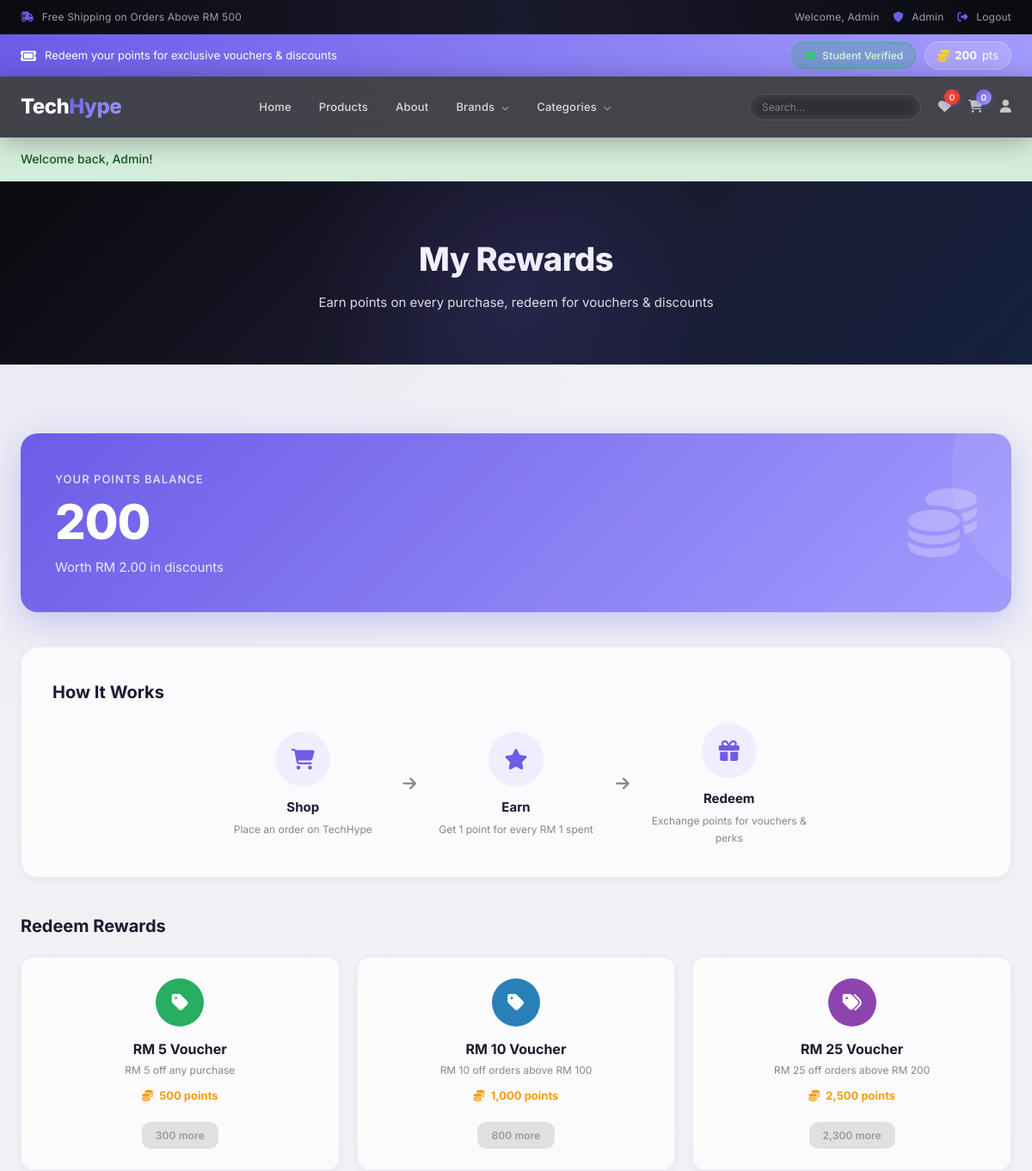
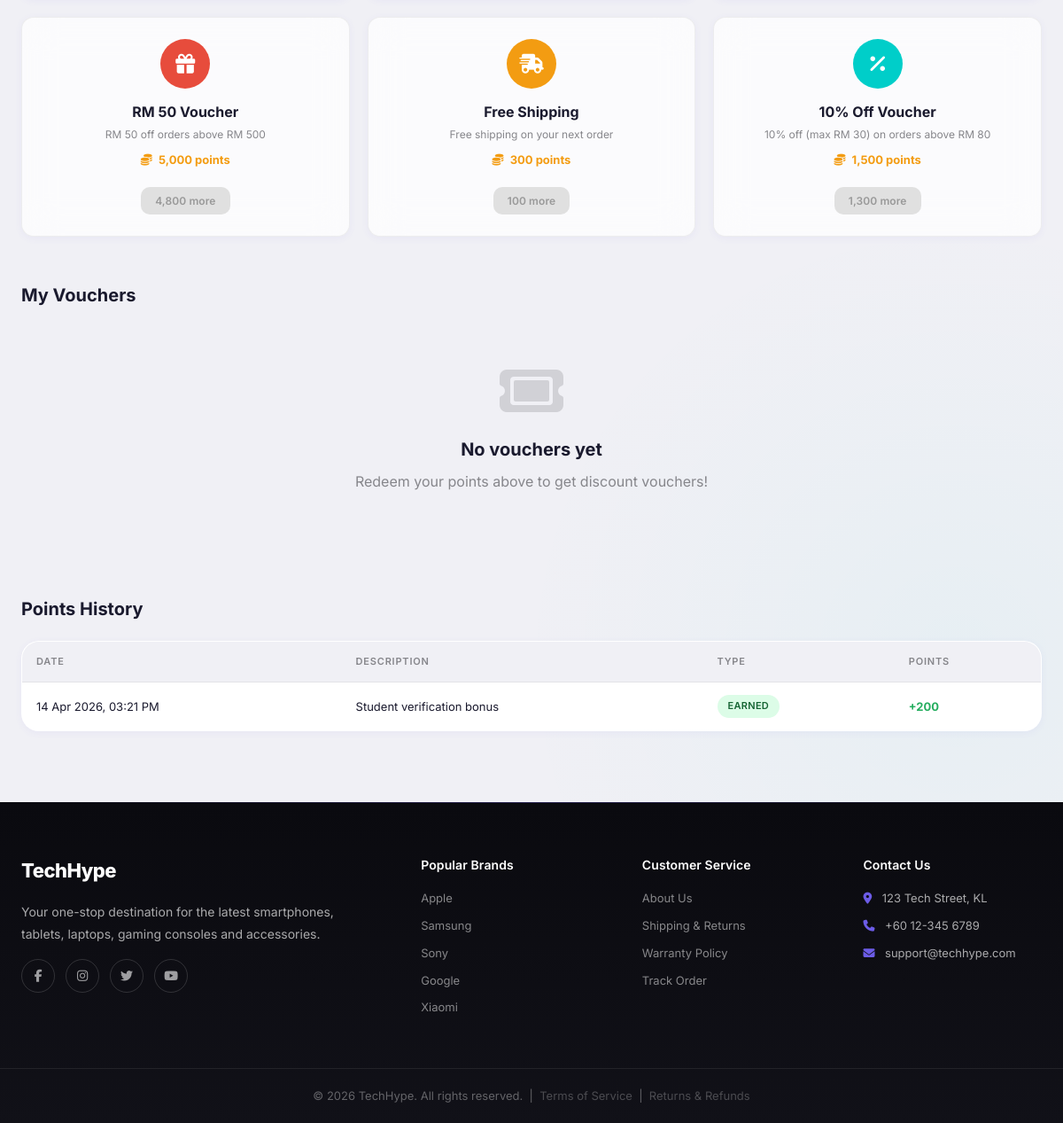
The app's page /app/rewards.php (signed in) with its own data (2 pictures, top to bottom).
### tables this page shows
CREATE TABLE `points_log` (
  `id` int(11) NOT NULL,
  `user_id` int(11) NOT NULL,
  `points` int(11) NOT NULL,
  `type` enum('earn','redeem','refund') NOT NULL,
  `description` varchar(255) NOT NULL,
  `order_id` int(11) DEFAULT NULL,
  `created_at` datetime DEFAULT current_timestamp()
);

### app/_base.php (called while the page is built, shortened)
<?php
$db = new PDO('mysql:host=localhost;dbname=techhype;charset=utf8mb4', 'root', '', [
    PDO::ATTR_ERRMODE => PDO::ERRMODE_EXCEPTION,
    PDO::ATTR_DEFAULT_FETCH_MODE => PDO::FETCH_OBJ,
]);
function is_login() {
    return isset($_SESSION['user']);
}
function auth() {
    return $_SESSION['user'] ?? null;
}
function clean($value) {
    return htmlspecialchars(trim($value), ENT_QUOTES, 'UTF-8');
}
function format_price($price) {
    return 'RM ' . number_format($price, 2);
}
$db->exec("CREATE TABLE IF NOT EXISTS points_log (
    id INT AUTO_INCREMENT PRIMARY KEY,
    user_id INT NOT NULL,
    points INT NOT NULL,
    type ENUM('earn','redeem','refund') NOT NULL,
    description VARCHAR(255) NOT NULL,
    order_id INT DEFAULT NULL,
    created_at DATETIME DEFAULT CURRENT_TIMESTAMP,
    FOREIGN KEY (user_id) REFERENCES users(id) ON DELETE CASCADE,
    FOREIGN KEY (order_id) REFERENCES orders(id) ON DELETE SET NULL
) ENGINE=InnoDB DEFAULT CHARSET=utf8mb4");
$db->exec("CREATE TABLE IF NOT EXISTS vouchers (
    id INT AUTO_INCREMENT PRIMARY KEY,
    user_id INT NOT NULL,
    code VARCHAR(20) NOT NULL UNIQUE,
    type ENUM('fixed','percent','shipping') NOT NULL,
    value DECIMAL(10,2) NOT NULL DEFAULT 0,
    max_discount DECIMAL(10,2) DEFAULT NULL,
    min_spend DECIMAL(10,2) DEFAULT 0,
    status ENUM('active','used','expired') DEFAULT 'active',
    used_order_id INT DEFAULT NULL,
    expires_at DATETIME NOT NULL,
    created_at DATETIME DEFAULT CURRENT_TIMESTAMP,
    FOREIGN KEY (user_id) REFERENCES users(id) ON DELETE CASCADE
) ENGINE=InnoDB DEFAULT CHARSET=utf8mb4");
$db->exec("CREATE TABLE IF NOT EXISTS login_attempts (
    id INT AUTO_INCREMENT PRIMARY KEY,
    email VARCHAR(100) NOT NULL,
    ip_address VARCHAR(45) NOT NULL,
    attempted_at DATETIME DEFAULT CURRENT_TIMESTAMP,
    INDEX idx_email (email),
    INDEX idx_ip (ip_address)
) ENGINE=InnoDB DEFAULT CHARSET=utf8mb4");
try {
    $db->exec("ALTER TABLE users MODIFY COLUMN status ENUM('active','inactive','blocked') DEFAULT 'active'");
} catch (Exception $e) {}
$db->exec("CREATE TABLE IF NOT EXISTS student_verifications (
    id INT AUTO_INCREMENT PRIMARY KEY,
    user_id INT NOT NULL UNIQUE,
    student_id VARCHAR(50) NOT NULL,
    university VARCHAR(150) NOT NULL,
    student_email VARCHAR(150) NOT NULL,
    status ENUM('pending','verified','rejected') DEFAULT 'verified',
    created_at DATETIME DEFAULT CURRENT_TIMESTAMP,
    FOREIGN KEY (user_id) REFERENCES users(id) ON DELETE CASCADE
) ENGINE=InnoDB DEFAULT CHARSET=utf8mb4");
function get_points_balance() {
    global $db;
    $stm = $db->prepare('SELECT COALESCE(SUM(points), 0) FROM points_log WHERE user_id = ?');
    $stm->execute([auth()->id]);
    return (int)$stm->fetchColumn();
}
function points_to_rm($points) {
    return $points / 100;
}
function get_rewards_catalog() {
    return [
        ['id' => 'rm5',      'name' => 'RM 5 Voucher',           'desc' => 'RM 5 off any purchase',                    'points' => 500,   'icon' => 'fa-tag',            'type' => 'fixed',    'value' => 5,    'max_discount' => null, 'min_spend' => 50,   'color' => '#27ae60'],
        ['id' => 'rm10',     'name' => 'RM 10 Voucher',          'desc' => 'RM 10 off orders above RM 100',            'points' => 1000,  'icon' => 'fa-tag',            'type' => 'fixed',    'value' => 10,   'max_discount' => null, 'min_spend' => 100,  'color' => '#2980b9'],
        ['id' => 'rm25',     'name' => 'RM 25 Voucher',          'desc' => 'RM 25 off orders above RM 200',            'points' => 2500,  'icon' => 'fa-tags',           'type' => 'fixed',    'value' => 25,   'max_discount' => null, 'min_spend' => 200,  'color' => '#8e44ad'],
        ['id' => 'rm50',     'name' => 'RM 50 Voucher',          'desc' => 'RM 50 off orders above RM 500',            'points' => 5000,  'icon' => 'fa-gift',           'type' => 'fixed',    'value' => 50,   'max_discount' => null, 'min_spend' => 500,  'color' => '#e74c3c'],
        ['id' => 'ship',     'name' => 'Free Shipping',          'desc' => 'Free shipping on your next order',         'points' => 300,   'icon' => 'fa-truck-fast',     'type' => 'shipping', 'value' => 15,   'max_discount' => 15,   'min_spend' => 0,    'color' => '#f39c12'],
        ['id' => 'pct10',    'name' => '10% Off Voucher',        'desc' => '10% off (max RM 30) on orders above RM 80','points' => 1500,  'icon' => 'fa-percent',        'type' => 'percent',  'value' => 10,   'max_discount' => 30,   'min_spend' => 80,   'color' => '#00cec9'],
    ];
}

### app/rewards.php (the view, shortened to what this page needs)
<?php
include '_base.php';
$user = auth();
$catalog = get_rewards_catalog();
$balance = get_points_balance();
$vouchers = get_user_vouchers($user->id);
$stm = $db->prepare('SELECT * FROM points_log WHERE user_id = ? ORDER BY created_at DESC LIMIT 50');
$stm->execute([$user->id]);
$history = $stm->fetchAll();
include '_head.php';
?>
<section class="brand-header" style="background: #1d1d1f;">
    <div class="container">
        <h1>My Rewards</h1>
        <p>Earn points on every purchase, redeem for vouchers & discounts</p>
    </div>
</section>
<section class="section">
    <div class="container">
        <div class="rewards-balance-card">
            <div class="rewards-balance-left">
                <span class="rewards-label">Your Points Balance</span>
                <div class="rewards-points"><?= number_format($balance) ?></div>
                <span class="rewards-value">Worth <?= format_price(points_to_rm($balance)) ?> in discounts</span>
            </div>
            <div class="rewards-balance-right">
                <i class="fa-solid fa-coins"></i>
            </div>
        </div>
        <div class="rewards-how">
            <h3 class="rewards-section-title">How It Works</h3>
            <div class="rewards-steps">
                <div class="rewards-step">
                    <div class="rewards-step-icon"><i class="fa-solid fa-cart-shopping"></i></div>
                    <h4>Shop</h4>
                    <p>Place an order on TechHype</p>
                </div>
                <div class="rewards-step-arrow"><i class="fa-solid fa-arrow-right"></i></div>
                <div class="rewards-step">
                    <div class="rewards-step-icon"><i class="fa-solid fa-star"></i></div>
                    <h4>Earn</h4>
                    <p>Get 1 point for every RM 1 spent</p>
                </div>
                <div class="rewards-step-arrow"><i class="fa-solid fa-arrow-right"></i></div>
                <div class="rewards-step">
                    <div class="rewards-step-icon"><i class="fa-solid fa-gift"></i></div>
                    <h4>Redeem</h4>
                    <p>Exchange points for vouchers & perks</p>
                </div>
            </div>
        </div>
        <h3 class="rewards-section-title">Redeem Rewards</h3>
        <div class="rewards-grid">
            <?php foreach ($catalog as $r): ?>
            <div class="reward-card">
                <div class="reward-card-icon" style="background: <?= $r['color'] ?>;">
                    <i class="fa-solid <?= $r['icon'] ?>"></i>
                </div>
                <div class="reward-card-info">
                    <h4><?= $r['name'] ?></h4>
                    <p><?= $r['desc'] ?></p>
                    <div class="reward-card-cost">
                        <i class="fa-solid fa-coins"></i> <?= number_format($r['points']) ?> points
                    </div>
                </div>
                <form method="POST">
                    <?php if ($balance >= $r['points']): ?>
                    <button type="submit" name="redeem_reward" value="<?= $r['id'] ?>" class="btn btn-primary btn-sm" onclick="return confirm('Redeem <?= $r['name'] ?> for <?= number_format($r['points']) ?> points?')">Redeem</button>
                    <?php else: ?>
                    <button type="button" class="btn btn-sm btn-disabled" disabled title="Need <?= number_format($r['points'] - $balance) ?> more points">
                        <?= number_format($r['points'] - $balance) ?> more
                    </button>
                    <?php endif; ?>
                </form>
            </div>
            <?php endforeach; ?>
        </div>
        <h3 class="rewards-section-title" style="margin-top:50px;">My Vouchers</h3>
        <?php if (empty($vouchers)): ?>
            <div class="empty-state" style="padding:40px;">
                <i class="fa-solid fa-ticket"></i>
                <h3>No vouchers yet</h3>
                <p>Redeem your points above to get discount vouchers!</p>
            </div>
        <?php endif; ?>
        <h3 class="rewards-section-title" style="margin-top:50px;">Points History</h3>
        <?php if (empty($history)): ?>
            <div class="empty-state">
                <i class="fa-solid fa-coins"></i>
                <h3>No points yet</h3>
                <p>Start shopping to earn reward points!</p>
                <a href="<?= $base ?>/products.php" class="btn btn-primary">Shop Now</a>
            </div>
        <?php else: ?>
        <table class="data-table">
            <thead>
                <tr>
                    <th>Date</th>
                    <th>Description</th>
                    <th>Type</th>
                    <th>Points</th>
                </tr>
            </thead>
            <tbody>
                <?php foreach ($history as $h): ?>
                <tr>
                    <td><?= date('d M Y, h:i A', strtotime($h->created_at)) ?></td>
                    <td><?= clean($h->description) ?></td>
                    <td>
                        <?php if ($h->type === 'earn'): ?>
                            <span class="status-badge status-active">Earned</span>
                        <?php elseif ($h->type === 'redeem'): ?>
                            <span class="status-badge status-pending">Redeemed</span>
                        <?php else: ?>
                            <span class="status-badge status-cancelled">Refund</span>
                        <?php endif; ?>
                    </td>
                    <td class="points-<?= $h->points > 0 ? 'positive' : 'negative' ?>">
                        <?= $h->points > 0 ? '+' : '' ?><?= number_format($h->points) ?>
                    </td>
                </tr>
                <?php endforeach; ?>
            </tbody>
        </table>
        <?php endif; ?>
    </div>
</section>
<?php include '_foot.php'; ?>

### records on screen
points_log: created_at "14 Apr 2026, 03:21 PM", description "Student verification bonus", type "EARNED", points "200"

### other values on screen
auth()->name "Admin"
$__pointsBal "200"
wishlist_count() "0"
cart_count() "0"
$flash['message'] "Welcome back, Admin!"
$balance "200"
format_price(points_to_rm($balance)) "RM 2.00"
$r['name'] "RM 5 Voucher"
$r['desc'] "RM 5 off any purchase"
$r['points'] "500"
$r['points'] - $balance "300"
$r['name'] "RM 10 Voucher"
$r['desc'] "RM 10 off orders above RM 100"
$r['points'] "1,000"
$r['points'] - $balance "800"
